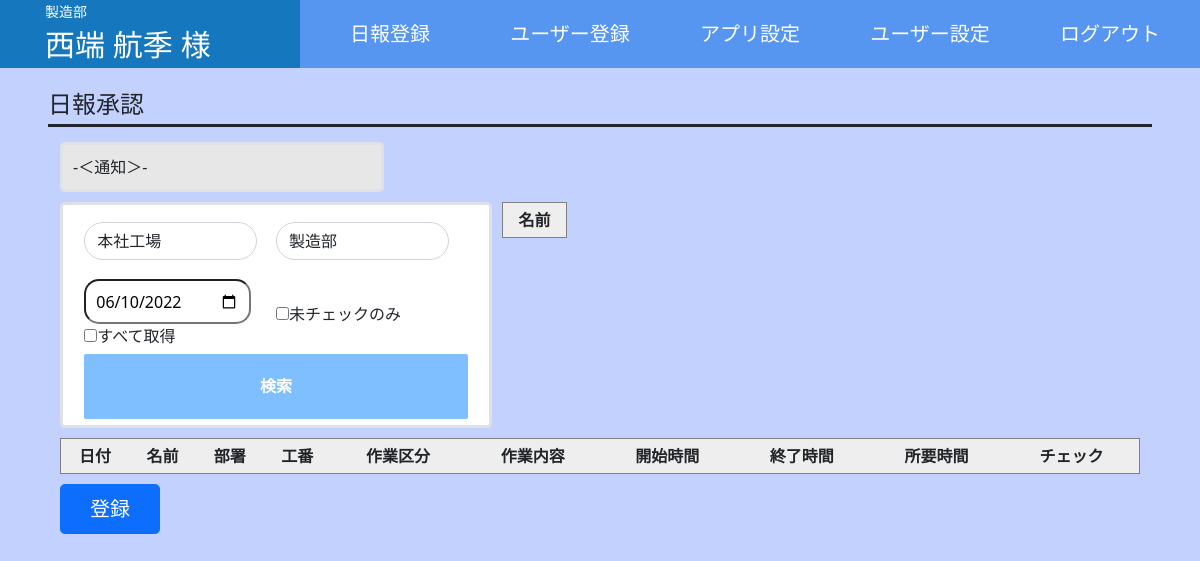
Screenshot of /report_table/ (signed in) with the database file from the repository.
### account/models.py (models this page shows)
class CustomUser(AbstractUser):
    fast_name = models.CharField(max_length=30, blank=True, null=True)
    last_name = models.CharField(max_length=30, blank=True, null=True)
    area = models.ForeignKey(User_Area,on_delete=models.SET_NULL, null=True)
    dept = models.ForeignKey(User_Dept,on_delete=models.SET_NULL, null=True)
    class meta:
        verbose_name_plural ='account.CustomUser'

### app_setting/models.py (models this page shows, shortened)
class User_Dept(models.Model):
    number = models.IntegerField("番号",blank=False, null=False)
    dept = models.CharField("部署",max_length=30, blank=False, null=False)

### report/views.py (the view)
# urls.py: path('report_table/' , views.Report_tableViews, name="report_table"),
@login_required
def Report_tableViews(request):
    if not request.user.is_staff:return redirect('login-home')
    if request.method == 'POST':
        dept = request.POST.get('dept_select')
        area = request.POST.get("area_select")
        day =  request.POST.get('date_checkbox')
        data = reports.objects.filter(
            Report_Check_number='1',
            Report_User_dept = dept,
            Report_User_area = area,
            Report_Row_date = day
            )
        for i in data:
            input_kintone(
                        i.Report_Row_date,
                        i.Report_User_dept,
                        i.Report_User_name,
                        i.Report_Matter_code,
                        i.Report_Work_class,
                        i.Report_Work_contents,
                        i.Report_Rowstart_time,
                        i.Report_Rowend_time,
                        i.Report_Total_time,
                        i.Report_Over_time,
                        i.Report_Night_time,
                        )
            i.Report_Check_number = "0"
            i.save()
        return redirect("report_table")
    elif request.method == 'GET':
        dept = User_Dept.objects.all()
        area = User_Area.objects.all()
        paramt = {
            "dept":dept,
            "area":area
            }
        return render(request, 'report/report_table.html', paramt)

### report/templates/report/report_table.html (shortened to what this page needs)
{% extends "base.html" %}
{% load static %}
{% load widget_tweaks %}
{% block css %}{% static 'css/report_table_style.css' %}{% endblock %}
{% block css2 %}{% static 'css/header.css' %}{% endblock %}
{% block content %}
{% include 'include.html' %}
<div class="wrapper">
    <div class="title">
        <h2 class="title_h2">日報承認</h2>
    </div>
    <form method="post">
        <div id="past_user" class="Notification_banner border border-3 rounded-3">
            <p> -＜通知＞- </p>
        </div>
        <div class="top">
            <div class="search-data-form border border-3 rounded-3">
                <div class="search-form">
                    <div class="search-data-form-item">
                        <select id="area_select" name="area_select" class="rounded-pill form-control">
                            {% for Value in area %}
                                <option value={{ Value.area }}>{{ Value.area }}</option>
                                {% endfor %}
                        </select>
                    </div>
                    <div class="search-data-form-item">
                        <select id="dept_select" name="dept_select" class="rounded-pill form-control">
                            {% for Value in dept %}
                                <option value={{ Value.dept }}>{{ Value.dept }}</option>
                            {% endfor %}
                        </select>
                    </div>
                    <div class="search-data-form-item">
                        <input class="calendar-contents date_contens " type="date"name="date_checkbox"id="today"/>
                        <label><input type="checkbox" id="date_check" name="date_check" />すべて取得</label>
                    </div>
                    <div class="search-data-form-item">
                        <label><input type="checkbox" id="not_check" name="not_check" value="0"/>未チェックのみ</label>
                    </div>
                    <div class="search-data-form-item">
                        <input type="button"id="chengeinfo" name="button" value="検索"/>
                    </div>
                </div>
            </div>
            <div class="form-nocheck-user">
                <table border="1" id="noreport_user_table">
                    <tr>
                        <th>名前</th>
                    </tr>
                </table>
            </div>
        </div>
        <div class="table-contents">
            <table border="1" id="id">
                <tr>
                    <th>日付</th>
                    <th>名前</th>
                    <th>部署</th>
                    <th>工番</th>
                    <th>作業区分</th>
                    <th>作業内容</th>
                    <th>開始時間</th>
                    <th>終了時間</th>
                    <th>所要時間</th>
                    <th>チェック</th>
                </tr>
            </table>
        </div>
        <button type="submit" class="btn btn-primary btn-lg btn-input">登録</button>
    </form>
</div>
{% endblock %}

### account/templates/include.html (shortened to what this page needs)
<header>
    <div class="user-name">
        <p class="user-dept">{{ user.dept.dept }}</p>
        <p>{{ user.last_name }} {{ user.fast_name }} 様</p>
    </div>
    <nav class="nav-bar">
        <ul class="menu-nav-bar">
            {% if  request.path != "/report/" %}
                <li><a class="nav-bar-tag" href="{% url "report" %}">日報登録</a></li>
            {% endif %}
            {% if user.is_staff %}
                {% if request.path != "/account/" %}
                    <li><a class="nav-bar-tag" href="{% url "account" %}">ユーザー登録</a></li>
                {% endif %}
                {% if request.path != "/app_settings/" %}
                    <li><a class="nav-bar-tag" href="{% url "app_settings" %}">アプリ設定</a></li>
                {% endif %}
            {% endif %}
            {% if request.path != "/user_setting/" %}
                <li><a class="nav-bar-tag" href="{% url "user_setting" %}">ユーザー設定</a></li>
            {% endif %}
            <li><a class="nav-bar-tag" href="{% url 'logout' %}">ログアウト</a></li>
        </ul>
    </nav>
</header>

### static/css/report_table_style.css (style rules this page uses)
body { background-color: #C3D1FF; }
ul { display: flex; list-style: none; }
a { color: #FFFFFF; text-decoration: none; }
.wrapper { width: 90%; height: 90%; margin: 0 auto; }
.user-name { padding: 0px 0 0 45px; width: 40%; }
.user-dept { margin: 0 0 0 0; font-size: 14px; }
.title { width: 100vw; margin: 0 calc(50% - 50vw); }
.title h2 { padding-top: 20px; width: 92%; margin: 0 auto; font-size: 24px; border-bottom: solid; padding-bottom: 5px; margin-bottom: 15px; }
#past_user { width: 30%; height: 50px; background-color: rgb(231, 231, 231); margin-bottom: 10px; padding: 10px; display: flex; }
.top { display: grid; grid-template-columns: 40% 30%; }
.search-data-form { width: 100%; background-color: #fff; }
.form-nocheck-user { margin-left: 10px; width: 20%; height: 100%; }
.search-form { width: 90%; height: 220px; display: grid; grid-template-rows: 33% 33% 33%; grid-template-columns: 50% 50%; margin: 0 auto; align-items: center; }
.search-data-form-item { width: 90%; }
.calendar-contents { padding: 0px 10px; height: 45px; border-radius: 15px; margin: 0px 100px; }
.date_contens { margin: auto; background-color: #FFFFFF; color: black; }
.table-contents { padding: 10px 0px; }
.search-data-form-item:nth-child(5) { grid-row: 3; grid-column: 1 / span 2; margin: 0 auto; width:100%; height:90%; }
#chengeinfo { width:100%; height:100%; border-radius:2px; background:#7fbfff; color:#fff; font-weight:bold; font-size:16px; border:none; margin: 0 auto; }
table { width: 100%; margin:auto; border-collapse: collapse; border-spacing: 0; background-color: #fff; }
table th,table td { padding: 5px 0; text-align: center; }
table tr:nth-child(odd) { background-color: #eee }
.btn-input { margin: 0 auto; width: 100px; height: 50px; }

### static/css/header.css (style rules this page uses)
body { padding-top: 70px; }
ul { margin: 0; }
header { display: flex; width: 100%; height: 68px; background-color: #1577BD; align-items: center; font-size: 30px; color: #FFFFFF; position: fixed; top: 0; left: 0; z-index: 10; }
ul { display: flex; list-style: none; }
a { color: #FFFFFF; text-decoration: none; }
p { margin: 0; }
.user-name { padding: 0px 0 0 45px; width: 40%; z-index: 1; }
.user-dept { margin: 0 0 0 0; font-size: 14px; }
.nav-bar { height: 100%; width: 60%; }
.menu-nav-bar { position: fixed; right: -100%; width: 100%; height: 100vh; display: flex; flex-direction: column; background-color: rgba(58, 123, 167); transition: .3s; z-index: 2; padding: 68px 0 0 0; }
.nav-bar-tag { display: block; width: 100%; height: 68px; font-size: 20px; line-height: 68px; text-align: center; background-color: rgba(58, 123, 167); }
@media (min-width: 1100px) { .menu-nav-bar { display: flex; flex-direction: row; position: fixed; top: 0; right: 0; justify-content: flex-end; height: 68px; background-color: #1577bd00; padding: 0 0 0 0; } }
@media (min-width: 1100px) { .nav-bar-tag { display: block; width: 180px; height: 68px; font-size: 20px; line-height: 68px; text-align: center; background-color: rgba(86, 150, 240); } }

### rows the page displays
CustomUser: dept.dept "製造部", last_name "西端", fast_name "航季"

### other values shown
form field area_select "本社工場"
form field dept_select "製造部"
